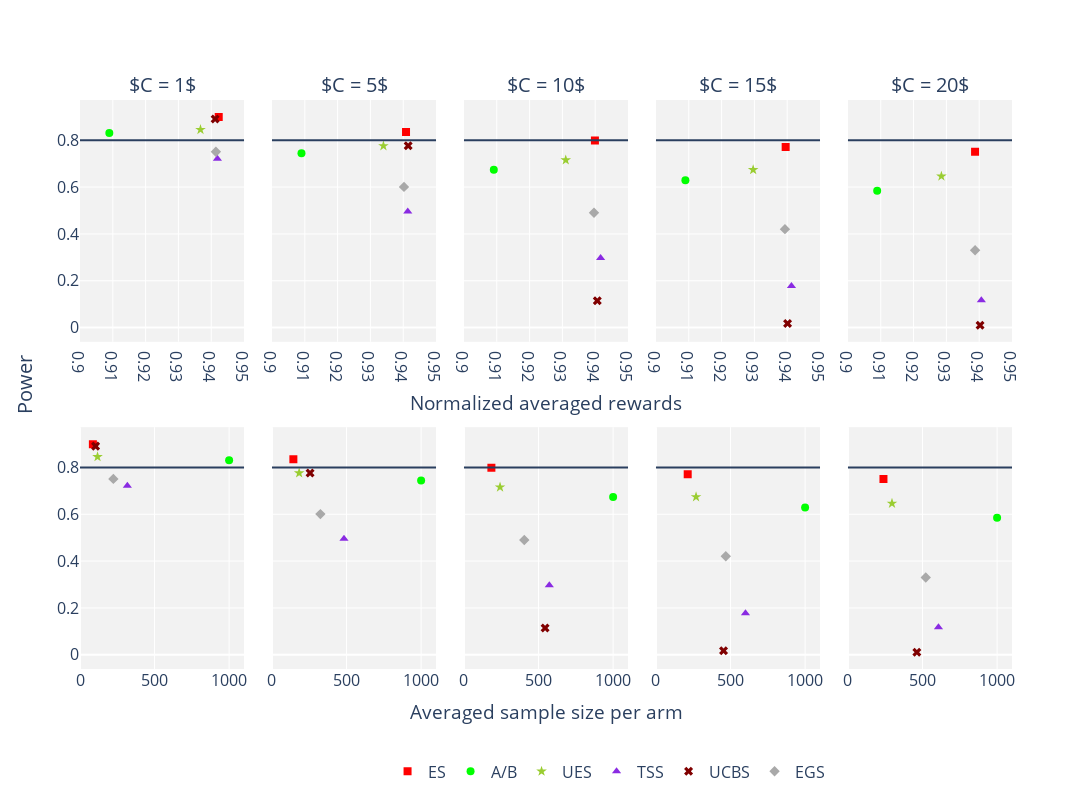

The notebook cell this image was saved under:
### Code cell
df = pd.read_csv("res_sim_5arm_gauss_var_var.csv")
idx2key = {
    "0": r"$C = 1$",
    "1": r"$C = 5$",
    "2": r"$C = 10$",
    "3": r"$C = 15$",
    "4": r"$C = 20$",
}
algos = ["ES", "A/B", "UES", "TSS", "UCBS", "EGS"]
key2data = get_key2data(df, idx2key)
print(key2data)
fig = sd_return_fig(algos, key2data, 11, True, [[0.90, 0.95], [0, 1100]], 8)
# print(fig.layout)
fig.show()
plotly.io.write_image(fig, 'sim_5arm_gauss_var_var.pdf', format='pdf')

### Figure 1 — Plotly figure (JSON) as saved in the notebook; plotly's stock layout.template omitted (floating-point values rounded to 4 significant figures)
{"data": [{"legendgroup": "ES", "marker": {"color": ["red"], "size": 8, "symbol": ["square"]}, "mode": "markers", "name": "ES", "orientation": "h", "showlegend": true, "type": "scatter", "x": [0.9423], "xaxis": "x", "y": [0.899], "yaxis": "y"}, {"legendgroup": "ES", "marker": {"color": ["red"], "size": 8, "symbol": ["square"]}, "mode": "markers", "name": "ES", "orientation": "h", "showlegend": false, "type": "scatter", "x": [86.4], "xaxis": "x6", "y": [0.899], "yaxis": "y6"}, {"legendgroup": "A/B", "marker": {"color": ["lime"], "size": 8, "symbol": ["circle"]}, "mode": "markers", "name": "A/B", "orientation": "h", "showlegend": true, "type": "scatter", "x": [0.9089], "xaxis": "x", "y": [0.8308], "yaxis": "y"}, {"legendgroup": "A/B", "marker": {"color": ["lime"], "size": 8, "symbol": ["circle"]}, "mode": "markers", "name": "A/B", "orientation": "h", "showlegend": false, "type": "scatter", "x": [1000], "xaxis": "x6", "y": [0.8308], "yaxis": "y6"}, {"legendgroup": "UES", "marker": {"color": ["yellowgreen"], "size": 8, "symbol": ["star"]}, "mode": "markers", "name": "UES", "orientation": "h", "showlegend": true, "type": "scatter", "x": [0.9367], "xaxis": "x", "y": [0.8454], "yaxis": "y"}, {"legendgroup": "UES", "marker": {"color": ["yellowgreen"], "size": 8, "symbol": ["star"]}, "mode": "markers", "name": "UES", "orientation": "h", "showlegend": false, "type": "scatter", "x": [117.6], "xaxis": "x6", "y": [0.8454], "yaxis": "y6"}, {"legendgroup": "TSS", "marker": {"color": ["blueviolet"], "size": 8, "symbol": ["triangle-up"]}, "mode": "markers", "name": "TSS", "orientation": "h", "showlegend": true, "type": "scatter", "x": [0.9419], "xaxis": "x", "y": [0.7214], "yaxis": "y"}, {"legendgroup": "TSS", "marker": {"color": ["blueviolet"], "size": 8, "symbol": ["triangle-up"]}, "mode": "markers", "name": "TSS", "orientation": "h", "showlegend": false, "type": "scatter", "x": [317.6], "xaxis": "x6", "y": [0.7214], "yaxis": "y6"}, {"legendgroup": "UCBS", "marker": {"color": ["maroon"], "size": 8, "symbol": ["x"]}, "mode": "markers", "name": "UCBS", "orientation": "h", "showlegend": true, "type": "scatter", "x": [0.9412], "xaxis": "x", "y": [0.891], "yaxis": "y"}, {"legendgroup": "UCBS", "marker": {"color": ["maroon"], "size": 8, "symbol": ["x"]}, "mode": "markers", "name": "UCBS", "orientation": "h", "showlegend": false, "type": "scatter", "x": [104.6], "xaxis": "x6", "y": [0.891], "yaxis": "y6"}, {"legendgroup": "EGS", "marker": {"color": ["darkgray"], "size": 8, "symbol": ["diamond"]}, "mode": "markers", "name": "EGS", "orientation": "h", "showlegend": true, "type": "scatter", "x": [0.9414], "xaxis": "x", "y": [0.7512], "yaxis": "y"}, {"legendgroup": "EGS", "marker": {"color": ["darkgray"], "size": 8, "symbol": ["diamond"]}, "mode": "markers", "name": "EGS", "orientation": "h", "showlegend": false, "type": "scatter", "x": [223.8], "xaxis": "x6", "y": [0.7512], "yaxis": "y6"}, {"legendgroup": "ES", "marker": {"color": ["red"], "size": 8, "symbol": ["square"]}, "mode": "markers", "name": "ES", "orientation": "h", "showlegend": false, "type": "scatter", "x": [0.9409], "xaxis": "x2", "y": [0.8354], "yaxis": "y2"}, {"legendgroup": "ES", "marker": {"color": ["red"], "size": 8, "symbol": ["square"]}, "mode": "markers", "name": "ES", "orientation": "h", "showlegend": false, "type": "scatter", "x": [143.4], "xaxis": "x7", "y": [0.8354], "yaxis": "y7"}, {"legendgroup": "A/B", "marker": {"color": ["lime"], "size": 8, "symbol": ["circle"]}, "mode": "markers", "name": "A/B", "orientation": "h", "showlegend": false, "type": "scatter", "x": [0.909], "xaxis": "x2", "y": [0.7446], "yaxis": "y2"}, {"legendgroup": "A/B", "marker": {"color": ["lime"], "size": 8, "symbol": ["circle"]}, "mode": "markers", "name": "A/B", "orientation": "h", "showlegend": false, "type": "scatter", "x": [1000], "xaxis": "x7", "y": [0.7446], "yaxis": "y7"}, {"legendgroup": "UES", "marker": {"color": ["yellowgreen"], "size": 8, "symbol": ["star"]}, "mode": "markers", "name": "UES", "orientation": "h", "showlegend": false, "type": "scatter", "x": [0.934], "xaxis": "x2", "y": [0.776], "yaxis": "y2"}, {"legendgroup": "UES", "marker": {"color": ["yellowgreen"], "size": 8, "symbol": ["star"]}, "mode": "markers", "name": "UES", "orientation": "h", "showlegend": false, "type": "scatter", "x": [182.2], "xaxis": "x7", "y": [0.776], "yaxis": "y7"}, {"legendgroup": "TSS", "marker": {"color": ["blueviolet"], "size": 8, "symbol": ["triangle-up"]}, "mode": "markers", "name": "TSS", "orientation": "h", "showlegend": false, "type": "scatter", "x": [0.9414], "xaxis": "x2", "y": [0.496], "yaxis": "y2"}, {"legendgroup": "TSS", "marker": {"color": ["blueviolet"], "size": 8, "symbol": ["triangle-up"]}, "mode": "markers", "name": "TSS", "orientation": "h", "showlegend": false, "type": "scatter", "x": [482.8], "xaxis": "x7", "y": [0.496], "yaxis": "y7"}, {"legendgroup": "UCBS", "marker": {"color": ["maroon"], "size": 8, "symbol": ["x"]}, "mode": "markers", "name": "UCBS", "orientation": "h", "showlegend": false, "type": "scatter", "x": [0.9415], "xaxis": "x2", "y": [0.7762], "yaxis": "y2"}, {"legendgroup": "UCBS", "marker": {"color": ["maroon"], "size": 8, "symbol": ["x"]}, "mode": "markers", "name": "UCBS", "orientation": "h", "showlegend": false, "type": "scatter", "x": [255.4], "xaxis": "x7", "y": [0.7762], "yaxis": "y7"}, {"legendgroup": "EGS", "marker": {"color": ["darkgray"], "size": 8, "symbol": ["diamond"]}, "mode": "markers", "name": "EGS", "orientation": "h", "showlegend": false, "type": "scatter", "x": [0.9402], "xaxis": "x2", "y": [0.6008], "yaxis": "y2"}, {"legendgroup": "EGS", "marker": {"color": ["darkgray"], "size": 8, "symbol": ["diamond"]}, "mode": "markers", "name": "EGS", "orientation": "h", "showlegend": false, "type": "scatter", "x": [324.6], "xaxis": "x7", "y": [0.6008], "yaxis": "y7"}, {"legendgroup": "ES", "marker": {"color": ["red"], "size": 8, "symbol": ["square"]}, "mode": "markers", "name": "ES", "orientation": "h", "showlegend": false, "type": "scatter", "x": [0.9399], "xaxis": "x3", "y": [0.799], "yaxis": "y3"}, {"legendgroup": "ES", "marker": {"color": ["red"], "size": 8, "symbol": ["square"]}, "mode": "markers", "name": "ES", "orientation": "h", "showlegend": false, "type": "scatter", "x": [183.8], "xaxis": "x8", "y": [0.799], "yaxis": "y8"}, {"legendgroup": "A/B", "marker": {"color": ["lime"], "size": 8, "symbol": ["circle"]}, "mode": "markers", "name": "A/B", "orientation": "h", "showlegend": false, "type": "scatter", "x": [0.9091], "xaxis": "x3", "y": [0.6738], "yaxis": "y3"}, {"legendgroup": "A/B", "marker": {"color": ["lime"], "size": 8, "symbol": ["circle"]}, "mode": "markers", "name": "A/B", "orientation": "h", "showlegend": false, "type": "scatter", "x": [1000], "xaxis": "x8", "y": [0.6738], "yaxis": "y8"}, {"legendgroup": "UES", "marker": {"color": ["yellowgreen"], "size": 8, "symbol": ["star"]}, "mode": "markers", "name": "UES", "orientation": "h", "showlegend": false, "type": "scatter", "x": [0.931], "xaxis": "x3", "y": [0.7156], "yaxis": "y3"}, {"legendgroup": "UES", "marker": {"color": ["yellowgreen"], "size": 8, "symbol": ["star"]}, "mode": "markers", "name": "UES", "orientation": "h", "showlegend": false, "type": "scatter", "x": [241.8], "xaxis": "x8", "y": [0.7156], "yaxis": "y8"}, {"legendgroup": "TSS", "marker": {"color": ["blueviolet"], "size": 8, "symbol": ["triangle-up"]}, "mode": "markers", "name": "TSS", "orientation": "h", "showlegend": false, "type": "scatter", "x": [0.9416], "xaxis": "x3", "y": [0.297], "yaxis": "y3"}, {"legendgroup": "TSS", "marker": {"color": ["blueviolet"], "size": 8, "symbol": ["triangle-up"]}, "mode": "markers", "name": "TSS", "orientation": "h", "showlegend": false, "type": "scatter", "x": [572.2], "xaxis": "x8", "y": [0.297], "yaxis": "y8"}, {"legendgroup": "UCBS", "marker": {"color": ["maroon"], "size": 8, "symbol": ["x"]}, "mode": "markers", "name": "UCBS", "orientation": "h", "showlegend": false, "type": "scatter", "x": [0.9406], "xaxis": "x3", "y": [0.1142], "yaxis": "y3"}, {"legendgroup": "UCBS", "marker": {"color": ["maroon"], "size": 8, "symbol": ["x"]}, "mode": "markers", "name": "UCBS", "orientation": "h", "showlegend": false, "type": "scatter", "x": [544], "xaxis": "x8", "y": [0.1142], "yaxis": "y8"}, {"legendgroup": "EGS", "marker": {"color": ["darkgray"], "size": 8, "symbol": ["diamond"]}, "mode": "markers", "name": "EGS", "orientation": "h", "showlegend": false, "type": "scatter", "x": [0.9396], "xaxis": "x3", "y": [0.4904], "yaxis": "y3"}, {"legendgroup": "EGS", "marker": {"color": ["darkgray"], "size": 8, "symbol": ["diamond"]}, "mode": "markers", "name": "EGS", "orientation": "h", "showlegend": false, "type": "scatter", "x": [404.4], "xaxis": "x8", "y": [0.4904], "yaxis": "y8"}, {"legendgroup": "ES", "marker": {"color": ["red"], "size": 8, "symbol": ["square"]}, "mode": "markers", "name": "ES", "orientation": "h", "showlegend": false, "type": "scatter", "x": [0.9395], "xaxis": "x4", "y": [0.7712], "yaxis": "y4"}, {"legendgroup": "ES", "marker": {"color": ["red"], "size": 8, "symbol": ["square"]}, "mode": "markers", "name": "ES", "orientation": "h", "showlegend": false, "type": "scatter", "x": [212.8], "xaxis": "x9", "y": [0.7712], "yaxis": "y9"}, {"legendgroup": "A/B", "marker": {"color": ["lime"], "size": 8, "symbol": ["circle"]}, "mode": "markers", "name": "A/B", "orientation": "h", "showlegend": false, "type": "scatter", "x": [0.909], "xaxis": "x4", "y": [0.6288], "yaxis": "y4"}, {"legendgroup": "A/B", "marker": {"color": ["lime"], "size": 8, "symbol": ["circle"]}, "mode": "markers", "name": "A/B", "orientation": "h", "showlegend": false, "type": "scatter", "x": [1000], "xaxis": "x9", "y": [0.6288], "yaxis": "y9"}, {"legendgroup": "UES", "marker": {"color": ["yellowgreen"], "size": 8, "symbol": ["star"]}, "mode": "markers", "name": "UES", "orientation": "h", "showlegend": false, "type": "scatter", "x": [0.9296], "xaxis": "x4", "y": [0.674], "yaxis": "y4"}, {"legendgroup": "UES", "marker": {"color": ["yellowgreen"], "size": 8, "symbol": ["star"]}, "mode": "markers", "name": "UES", "orientation": "h", "showlegend": false, "type": "scatter", "x": [268.8], "xaxis": "x9", "y": [0.674], "yaxis": "y9"}, {"legendgroup": "TSS", "marker": {"color": ["blueviolet"], "size": 8, "symbol": ["triangle-up"]}, "mode": "markers", "name": "TSS", "orientation": "h", "showlegend": false, "type": "scatter", "x": [0.9413], "xaxis": "x4", "y": [0.1774], "yaxis": "y4"}, {"legendgroup": "TSS", "marker": {"color": ["blueviolet"], "size": 8, "symbol": ["triangle-up"]}, "mode": "markers", "name": "TSS", "orientation": "h", "showlegend": false, "type": "scatter", "x": [600.2], "xaxis": "x9", "y": [0.1774], "yaxis": "y9"}, {"legendgroup": "UCBS", "marker": {"color": ["maroon"], "size": 8, "symbol": ["x"]}, "mode": "markers", "name": "UCBS", "orientation": "h", "showlegend": false, "type": "scatter", "x": [0.9401], "xaxis": "x4", "y": [0.0172], "yaxis": "y4"}, {"legendgroup": "UCBS", "marker": {"color": ["maroon"], "size": 8, "symbol": ["x"]}, "mode": "markers", "name": "UCBS", "orientation": "h", "showlegend": false, "type": "scatter", "x": [453], "xaxis": "x9", "y": [0.0172], "yaxis": "y9"}, {"legendgroup": "EGS", "marker": {"color": ["darkgray"], "size": 8, "symbol": ["diamond"]}, "mode": "markers", "name": "EGS", "orientation": "h", "showlegend": false, "type": "scatter", "x": [0.9393], "xaxis": "x4", "y": [0.4204], "yaxis": "y4"}, {"legendgroup": "EGS", "marker": {"color": ["darkgray"], "size": 8, "symbol": ["diamond"]}, "mode": "markers", "name": "EGS", "orientation": "h", "showlegend": false, "type": "scatter", "x": [468.2], "xaxis": "x9", "y": [0.4204], "yaxis": "y9"}, {"legendgroup": "ES", "marker": {"color": ["red"], "size": 8, "symbol": ["square"]}, "mode": "markers", "name": "ES", "orientation": "h", "showlegend": false, "type": "scatter", "x": [0.9387], "xaxis": "x5", "y": [0.7506], "yaxis": "y5"}, {"legendgroup": "ES", "marker": {"color": ["red"], "size": 8, "symbol": ["square"]}, "mode": "markers", "name": "ES", "orientation": "h", "showlegend": false, "type": "scatter", "x": [238], "xaxis": "x10", "y": [0.7506], "yaxis": "y10"}, {"legendgroup": "A/B", "marker": {"color": ["lime"], "size": 8, "symbol": ["circle"]}, "mode": "markers", "name": "A/B", "orientation": "h", "showlegend": false, "type": "scatter", "x": [0.9089], "xaxis": "x5", "y": [0.5848], "yaxis": "y5"}, {"legendgroup": "A/B", "marker": {"color": ["lime"], "size": 8, "symbol": ["circle"]}, "mode": "markers", "name": "A/B", "orientation": "h", "showlegend": false, "type": "scatter", "x": [1000], "xaxis": "x10", "y": [0.5848], "yaxis": "y10"}, {"legendgroup": "UES", "marker": {"color": ["yellowgreen"], "size": 8, "symbol": ["star"]}, "mode": "markers", "name": "UES", "orientation": "h", "showlegend": false, "type": "scatter", "x": [0.9285], "xaxis": "x5", "y": [0.6464], "yaxis": "y5"}, {"legendgroup": "UES", "marker": {"color": ["yellowgreen"], "size": 8, "symbol": ["star"]}, "mode": "markers", "name": "UES", "orientation": "h", "showlegend": false, "type": "scatter", "x": [295.2], "xaxis": "x10", "y": [0.6464], "yaxis": "y10"}, {"legendgroup": "TSS", "marker": {"color": ["blueviolet"], "size": 8, "symbol": ["triangle-up"]}, "mode": "markers", "name": "TSS", "orientation": "h", "showlegend": false, "type": "scatter", "x": [0.9407], "xaxis": "x5", "y": [0.117], "yaxis": "y5"}, {"legendgroup": "TSS", "marker": {"color": ["blueviolet"], "size": 8, "symbol": ["triangle-up"]}, "mode": "markers", "name": "TSS", "orientation": "h", "showlegend": false, "type": "scatter", "x": [606.8], "xaxis": "x10", "y": [0.117], "yaxis": "y10"}, {"legendgroup": "UCBS", "marker": {"color": ["maroon"], "size": 8, "symbol": ["x"]}, "mode": "markers", "name": "UCBS", "orientation": "h", "showlegend": false, "type": "scatter", "x": [0.9403], "xaxis": "x5", "y": [0.0104], "yaxis": "y5"}, {"legendgroup": "UCBS", "marker": {"color": ["maroon"], "size": 8, "symbol": ["x"]}, "mode": "markers", "name": "UCBS", "orientation": "h", "showlegend": false, "type": "scatter", "x": [462], "xaxis": "x10", "y": [0.0104], "yaxis": "y10"}, {"legendgroup": "EGS", "marker": {"color": ["darkgray"], "size": 8, "symbol": ["diamond"]}, "mode": "markers", "name": "EGS", "orientation": "h", "showlegend": false, "type": "scatter", "x": [0.9388], "xaxis": "x5", "y": [0.3302], "yaxis": "y5"}, {"legendgroup": "EGS", "marker": {"color": ["darkgray"], "size": 8, "symbol": ["diamond"]}, "mode": "markers", "name": "EGS", "orientation": "h", "showlegend": false, "type": "scatter", "x": [521.6], "xaxis": "x10", "y": [0.3302], "yaxis": "y10"}], "layout": {"annotations": [{"font": {"size": 20}, "showarrow": false, "text": "$C = 1$", "x": 0.088, "xanchor": "center", "xref": "paper", "y": 1, "yanchor": "bottom", "yref": "paper"}, {"font": {"size": 20}, "showarrow": false, "text": "$C = 5$", "x": 0.294, "xanchor": "center", "xref": "paper", "y": 1, "yanchor": "bottom", "yref": "paper"}, {"font": {"size": 20}, "showarrow": false, "text": "$C = 10$", "x": 0.5, "xanchor": "center", "xref": "paper", "y": 1, "yanchor": "bottom", "yref": "paper"}, {"font": {"size": 20}, "showarrow": false, "text": "$C = 15$", "x": 0.706, "xanchor": "center", "xref": "paper", "y": 1, "yanchor": "bottom", "yref": "paper"}, {"font": {"size": 20}, "showarrow": false, "text": "$C = 20$", "x": 0.912, "xanchor": "center", "xref": "paper", "y": 1, "yanchor": "bottom", "yref": "paper"}, {"font": {"size": 20}, "showarrow": false, "text": "Power", "textangle": -90, "x": 0, "xanchor": "right", "xref": "paper", "xshift": -40, "y": 0.5, "yanchor": "middle", "yref": "paper"}], "font": {"size": 16}, "height": 800, "legend": {"orientation": "h", "x": 0.33, "y": -0.15}, "plot_bgcolor": "rgb(242,242,242)", "shapes": [{"type": "line", "x0": 0, "x1": 1, "xref": "x domain", "y0": 0.8, "y1": 0.8, "yref": "y"}, {"type": "line", "x0": 0, "x1": 1, "xref": "x2 domain", "y0": 0.8, "y1": 0.8, "yref": "y2"}, {"type": "line", "x0": 0, "x1": 1, "xref": "x3 domain", "y0": 0.8, "y1": 0.8, "yref": "y3"}, {"type": "line", "x0": 0, "x1": 1, "xref": "x4 domain", "y0": 0.8, "y1": 0.8, "yref": "y4"}, {"type": "line", "x0": 0, "x1": 1, "xref": "x5 domain", "y0": 0.8, "y1": 0.8, "yref": "y5"}, {"type": "line", "x0": 0, "x1": 1, "xref": "x6 domain", "y0": 0.8, "y1": 0.8, "yref": "y6"}, {"type": "line", "x0": 0, "x1": 1, "xref": "x7 domain", "y0": 0.8, "y1": 0.8, "yref": "y7"}, {"type": "line", "x0": 0, "x1": 1, "xref": "x8 domain", "y0": 0.8, "y1": 0.8, "yref": "y8"}, {"type": "line", "x0": 0, "x1": 1, "xref": "x9 domain", "y0": 0.8, "y1": 0.8, "yref": "y9"}, {"type": "line", "x0": 0, "x1": 1, "xref": "x10 domain", "y0": 0.8, "y1": 0.8, "yref": "y10"}], "width": 1600, "xaxis": {"anchor": "y", "domain": [0, 0.176], "range": [0.9, 0.95], "type": "linear"}, "xaxis10": {"anchor": "y10", "domain": [0.824, 1], "range": [0, 1100], "type": "linear"}, "xaxis2": {"anchor": "y2", "domain": [0.206, 0.382], "range": [0.9, 0.95], "type": "linear"}, "xaxis3": {"anchor": "y3", "domain": [0.412, 0.588], "range": [0.9, 0.95], "title": {"text": "Normalized averaged rewards"}, "type": "linear"}, "xaxis4": {"anchor": "y4", "domain": [0.618, 0.794], "range": [0.9, 0.95], "type": "linear"}, "xaxis5": {"anchor": "y5", "domain": [0.824, 1], "range": [0.9, 0.95], "type": "linear"}, "xaxis6": {"anchor": "y6", "domain": [0, 0.176], "range": [0, 1100], "type": "linear"}, "xaxis7": {"anchor": "y7", "domain": [0.206, 0.382], "range": [0, 1100], "type": "linear"}, "xaxis8": {"anchor": "y8", "domain": [0.412, 0.588], "range": [0, 1100], "title": {"text": "Averaged sample size per arm"}, "type": "linear"}, "xaxis9": {"anchor": "y9", "domain": [0.618, 0.794], "range": [0, 1100], "type": "linear"}, "yaxis": {"anchor": "x", "autorange": true, "domain": [0.575, 1], "range": [-0.06274, 0.9721], "type": "linear"}, "yaxis10": {"anchor": "x10", "autorange": true, "domain": [0, 0.425], "matches": "y6", "range": [-0.06274, 0.9721], "showticklabels": false, "type": "linear"}, "yaxis2": {"anchor": "x2", "autorange": true, "domain": [0.575, 1], "matches": "y", "range": [-0.06274, 0.9721], "showticklabels": false, "type": "linear"}, "yaxis3": {"anchor": "x3", "autorange": true, "domain": [0.575, 1], "matches": "y", "range": [-0.06274, 0.9721], "showticklabels": false, "type": "linear"}, "yaxis4": {"anchor": "x4", "autorange": true, "domain": [0.575, 1], "matches": "y", "range": [-0.06274, 0.9721], "showticklabels": false, "type": "linear"}, "yaxis5": {"anchor": "x5", "autorange": true, "domain": [0.575, 1], "matches": "y", "range": [-0.06274, 0.9721], "showticklabels": false, "type": "linear"}, "yaxis6": {"anchor": "x6", "autorange": true, "domain": [0, 0.425], "range": [-0.06274, 0.9721], "type": "linear"}, "yaxis7": {"anchor": "x7", "autorange": true, "domain": [0, 0.425], "matches": "y6", "range": [-0.06274, 0.9721], "showticklabels": false, "type": "linear"}, "yaxis8": {"anchor": "x8", "autorange": true, "domain": [0, 0.425], "matches": "y6", "range": [-0.06274, 0.9721], "showticklabels": false, "type": "linear"}, "yaxis9": {"anchor": "x9", "autorange": true, "domain": [0, 0.425], "matches": "y6", "range": [-0.06274, 0.9721], "showticklabels": false, "type": "linear"}}}
